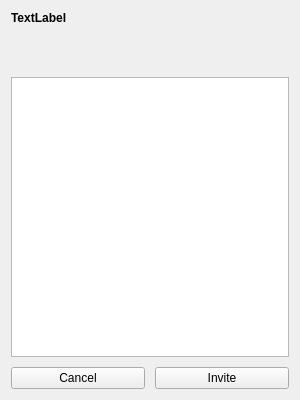
<?xml version="1.0" encoding="UTF-8"?>
<ui version="4.0">
 <class>InviteListDialog</class>
 <widget class="QDialog" name="InviteListDialog">
  <property name="geometry">
   <rect>
    <x>0</x>
    <y>0</y>
    <width>300</width>
    <height>400</height>
   </rect>
  </property>
  <property name="windowTitle">
   <string>Dialog</string>
  </property>
  <layout class="QVBoxLayout" name="verticalLayout_2">
   <item>
    <layout class="QVBoxLayout" name="verticalLayout" stretch="4,20,2">
     <property name="spacing">
      <number>10</number>
     </property>
     <item>
      <widget class="QLabel" name="inviteLabel">
       <property name="font">
        <font>
         <weight>75</weight>
         <bold>true</bold>
        </font>
       </property>
       <property name="text">
        <string>TextLabel</string>
       </property>
       <property name="alignment">
        <set>Qt::AlignLeading|Qt::AlignLeft|Qt::AlignTop</set>
       </property>
      </widget>
     </item>
     <item>
      <widget class="QListView" name="contactListView"/>
     </item>
     <item>
      <layout class="QHBoxLayout" name="horizontalLayout">
       <item>
        <widget class="QPushButton" name="cancelButton">
         <property name="text">
          <string>Cancel</string>
         </property>
         <property name="autoDefault">
          <bool>false</bool>
         </property>
        </widget>
       </item>
       <item>
        <widget class="QPushButton" name="inviteButton">
         <property name="text">
          <string>Invite</string>
         </property>
         <property name="autoDefault">
          <bool>false</bool>
         </property>
        </widget>
       </item>
      </layout>
     </item>
    </layout>
   </item>
  </layout>
 </widget>
 <resources/>
 <connections/>
</ui>
